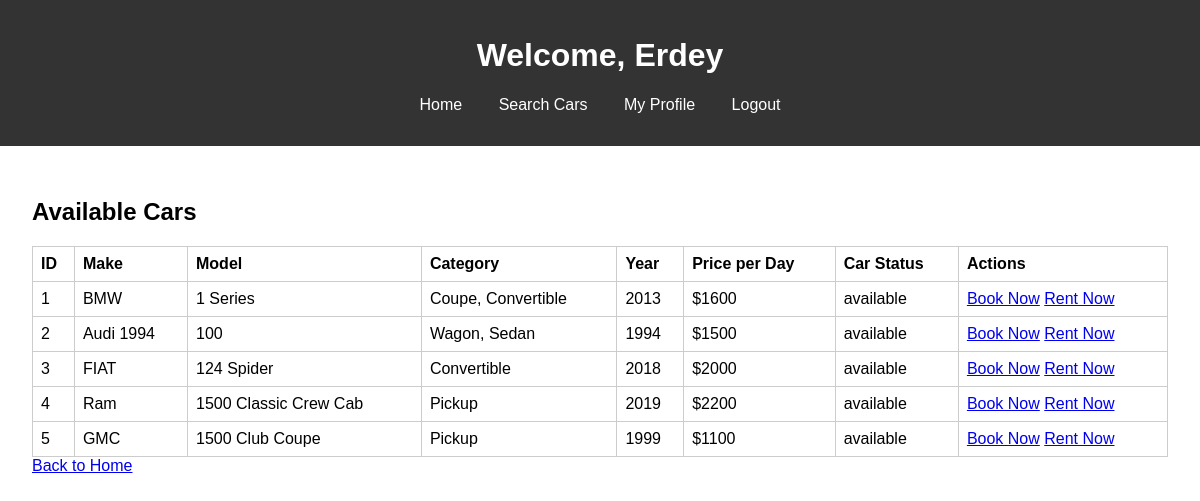
Screenshot of /customer_home (signed in) with the database file from the repository.
### app/models.py (models this page shows, shortened)
class User(UserMixin, db.Model):
    id = db.Column(db.Integer, primary_key=True)
    username = db.Column(db.String(50), unique=True, nullable=False)
    password = db.Column(db.String(50), nullable=False)
    email = db.Column(db.String(100), unique=True, nullable=False)
    contact_no = db.Column(db.Integer, unique=True)
    address = db.Column(db.String(100))
    role = db.Column(db.String(50), default='customer')

class Car(db.Model):
    id = db.Column(db.Integer, primary_key=True)
    make = db.Column(db.String(50), nullable=False)
    model = db.Column(db.String(50), nullable=False)
    category = db.Column(db.String(50), nullable=False)
    year = db.Column(db.Integer, nullable=False)
    price_per_day = db.Column(db.Integer, nullable=False)
    availability = db.Column(db.Boolean, nullable=False, default=True)

### app/routes.py (the view)
@app.route('/customer_home')
def customer_home():
    if 'user_id' not in session:
        return redirect(url_for('login'))
    user = User.query.get(session['user_id'])
    cars = Car.query.all()
    return render_template('customer_home.html', user=user, cars=cars)

### app/__init__.py (called while the page is built)
@login_manager.user_loader
def load_user(user_id):
    return models.User.query.get(int(user_id))

### app/templates/customer_home.html (shortened to what this page needs)
<!DOCTYPE html>
<html lang="en">
<head>
    <link rel="stylesheet" href="{{ url_for('static', filename='css/style.css') }}">
</head>
<body>
    <header>
        <h1>Welcome, {{ user.username }}</h1>
        <nav>
            <ul>
                <li><a href="{{ url_for('customer_home') }}">Home</a></li>
                <li><a href="{{ url_for('car_search') }}">Search Cars</a></li>
                <li><a href="{{ url_for('profile') }}">My Profile</a></li>
                <li><a href="{{ url_for('logout') }}">Logout</a></li>
            </ul>
        </nav>
    </header>
    <main>
        <h2>Available Cars</h2>
        <div class="container">
    <table class="table table-bordered mt-3">
        <thead>
            <tr>
                <th>ID</th>
                <th>Make</th>
                <th>Model</th>
                <th>Category</th>
                <th>Year</th>
                <th>Price per Day</th>
                <th>Car Status</th>
                <th>Actions</th>
            </tr>
        </thead>
        <tbody>
            {% for car in cars %}
            <tr>
                <td>{{ car.id }}</td>
                <td>{{ car.make }}</td>
                <td>{{ car.model }}</td>
                <td>{{ car.category }}</td>
                <td>{{ car.year }}</td>
                <td>${{ car.price_per_day }}</td>
                <td>
                    {% if car.availability %}
                    available
                    {% else %}
                    not available
                    {% endif %}
                </td>
                <td>
                    <a href="{{ url_for('car_book', car_id=car.id) }}" class="btn btn-info">Book Now</a>
                    <a href="{{ url_for('car_rent', car_id=car.id) }}" class="btn btn-info">Rent Now</a>
                </td>
            </tr>
            {% endfor %}
        </tbody>
    </table>
</div>
<a href="{{url_for('index') }}" class="back-home-link">Back to Home</a>
    </main>
</body>
</html>

### app/static/css/style.css (style rules this page uses)
body { font-family: Arial, sans-serif; margin: 0; padding: 0; }
header { background-color: #333; color: #fff; padding: 1em 0; text-align: center; }
nav ul { list-style-type: none; padding: 0; }
nav ul li { display: inline; margin: 0 1em; }
nav ul li a { color: #fff; text-decoration: none; }
main { padding: 2em; }
table { width: 100%; border-collapse: collapse; }
table, th, td { border: 1px solid #ccc; }
th, td { padding: 0.5em; text-align: left; }

### rows the page displays
User: username "Erdey"
Car: id "1", make "BMW", model "1 Series", category "Coupe, Convertible", year "2013", price_per_day "1600", availability "available"
Car: id "2", make "Audi 1994", model "100", category "Wagon, Sedan", year "1994", price_per_day "1500", availability "available"
Car: id "3", make "FIAT", model "124 Spider", category "Convertible", year "2018", price_per_day "2000", availability "available"
Car: id "4", make "Ram", model "1500 Classic Crew Cab", category "Pickup", year "2019", price_per_day "2200", availability "available"
Car: id "5", make "GMC", model "1500 Club Coupe", category "Pickup", year "1999", price_per_day "1100", availability "available"
